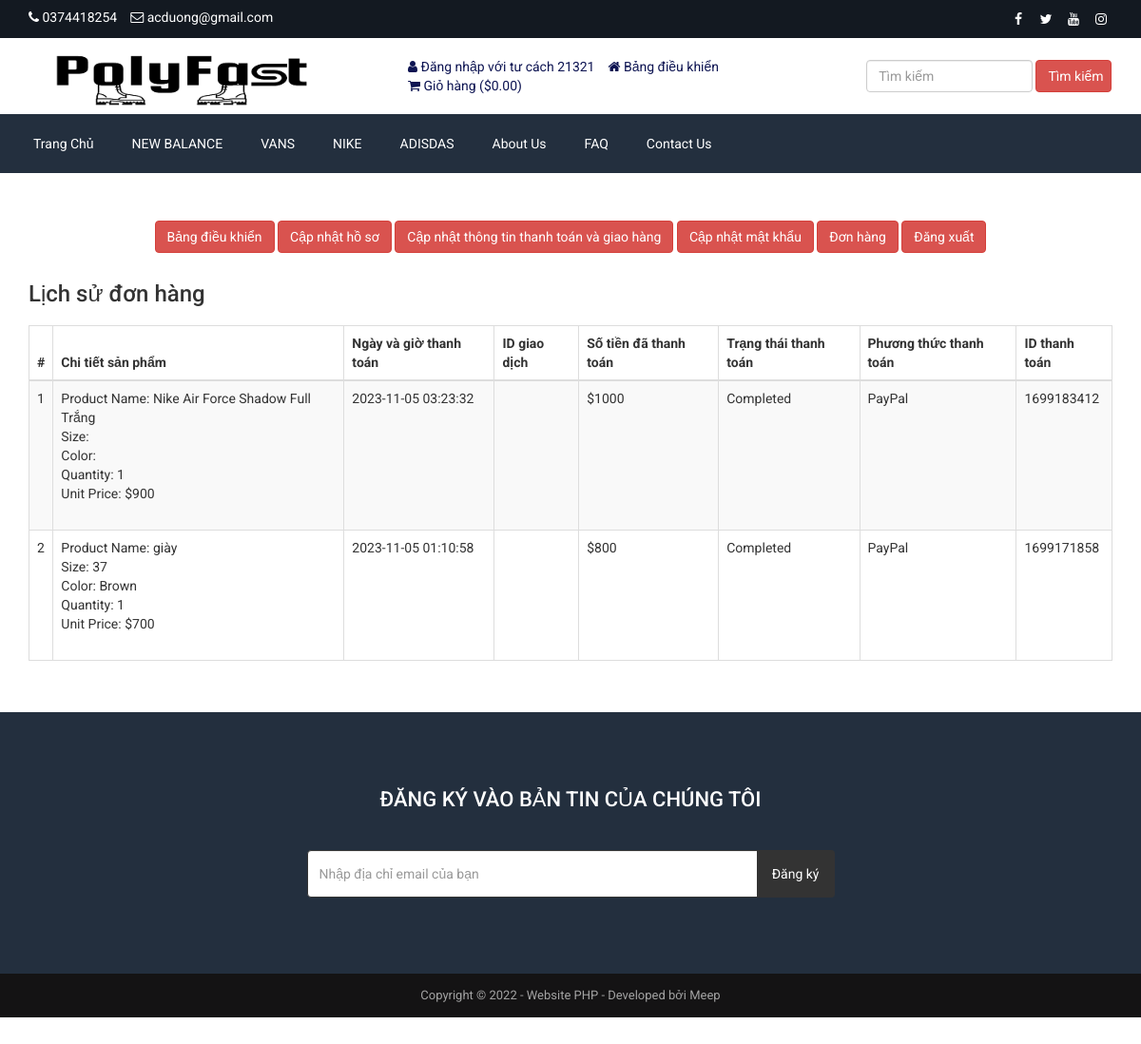
Screenshot of /customer-order.php (signed in) with the database file from the repository.
### tables this page shows
CREATE TABLE `tbl_settings` (
  `id` int(11) NOT NULL,
  `logo` varchar(255) NOT NULL,
  `favicon` varchar(255) NOT NULL,
  `footer_about` text NOT NULL,
  `footer_copyright` text NOT NULL,
  `contact_address` text NOT NULL,
  `contact_email` varchar(255) NOT NULL,
  `contact_phone` varchar(255) NOT NULL,
  `contact_fax` varchar(255) NOT NULL,
  `contact_map_iframe` text NOT NULL,
  `receive_email` varchar(255) NOT NULL,
  `receive_email_subject` varchar(255) NOT NULL,
  `receive_email_thank_you_message` text NOT NULL,
  `forget_password_message` text NOT NULL,
  `total_recent_post_footer` int(10) NOT NULL,
  `total_popular_post_footer` int(10) NOT NULL,
  `total_recent_post_sidebar` int(11) NOT NULL,
  `total_popular_post_sidebar` int(11) NOT NULL,
  `total_featured_product_home` int(11) NOT NULL,
  `total_latest_product_home` int(11) NOT NULL,
  `total_popular_product_home` int(11) NOT NULL,
  `meta_title_home` text NOT NULL,
  `meta_keyword_home` text NOT NULL,
  `meta_description_home` text NOT NULL,
  `banner_login` varchar(255) NOT NULL,
  `banner_registration` varchar(255) NOT NULL,
  `banner_forget_password` varchar(255) NOT NULL,
  `banner_reset_password` varchar(255) NOT NULL,
  `banner_search` varchar(255) NOT NULL,
  `banner_cart` varchar(255) NOT NULL,
  `banner_checkout` varchar(255) NOT NULL,
  `banner_product_category` varchar(255) NOT NULL,
  `banner_blog` varchar(255) NOT NULL,
  `cta_title` varchar(255) NOT NULL,
  `cta_content` text NOT NULL,
  `cta_read_more_text` varchar(255) NOT NULL,
  `cta_read_more_url` varchar(255) NOT NULL,
  `cta_photo` varchar(255) NOT NULL,
  `featured_product_title` varchar(255) NOT NULL,
  `featured_product_subtitle` varchar(255) NOT NULL,
  `latest_product_title` varchar(255) NOT NULL,
  `latest_product_subtitle` varchar(255) NOT NULL,
  `popular_product_title` varchar(255) NOT NULL,
  `popular_product_subtitle` varchar(255) NOT NULL,
  `testimonial_title` varchar(255) NOT NULL,
  `testimonial_subtitle` varchar(255) NOT NULL,
  `testimonial_photo` varchar(255) NOT NULL,
  `blog_title` varchar(255) NOT NULL,
  `blog_subtitle` varchar(255) NOT NULL,
  `newsletter_text` text NOT NULL,
  `paypal_email` varchar(255) NOT NULL,
  `stripe_public_key` varchar(255) NOT NULL,
  `stripe_secret_key` varchar(255) NOT NULL,
  `bank_detail` text NOT NULL,
  `before_head` text NOT NULL,
  `after_body` text NOT NULL,
  `before_body` text NOT NULL,
  `home_service_on_off` int(11) NOT NULL,
  `home_welcome_on_off` int(11) NOT NULL,
  `home_featured_product_on_off` int(11) NOT NULL,
  `home_latest_product_on_off` int(11) NOT NULL,
  `home_popular_product_on_off` int(11) NOT NULL,
  `home_testimonial_on_off` int(11) NOT NULL,
  `home_blog_on_off` int(11) NOT NULL,
  `newsletter_on_off` int(11) NOT NULL,
  `ads_above_welcome_on_off` int(1) NOT NULL,
  `ads_above_featured_product_on_off` int(1) NOT NULL,
  `ads_above_latest_product_on_off` int(1) NOT NULL,
  `ads_above_popular_product_on_off` int(1) NOT NULL,
  `ads_above_testimonial_on_off` int(1) NOT NULL,
  `ads_category_sidebar_on_off` int(1) NOT NULL
);

CREATE TABLE `tbl_social` (
  `social_id` int(11) NOT NULL,
  `social_name` varchar(30) NOT NULL,
  `social_url` varchar(255) NOT NULL,
  `social_icon` varchar(30) NOT NULL
);

CREATE TABLE `tbl_top_category` (
  `tcat_id` int(11) NOT NULL,
  `tcat_name` varchar(255) NOT NULL,
  `show_on_menu` int(1) NOT NULL
);

CREATE TABLE `tbl_page` (
  `id` int(11) NOT NULL,
  `about_title` varchar(255) NOT NULL,
  `about_content` text NOT NULL,
  `about_banner` varchar(255) NOT NULL,
  `about_meta_title` varchar(255) NOT NULL,
  `about_meta_keyword` text NOT NULL,
  `about_meta_description` text NOT NULL,
  `faq_title` varchar(255) NOT NULL,
  `faq_banner` varchar(255) NOT NULL,
  `faq_meta_title` varchar(255) NOT NULL,
  `faq_meta_keyword` text NOT NULL,
  `faq_meta_description` text NOT NULL,
  `blog_title` varchar(255) NOT NULL,
  `blog_banner` varchar(255) NOT NULL,
  `blog_meta_title` varchar(255) NOT NULL,
  `blog_meta_keyword` text NOT NULL,
  `blog_meta_description` text NOT NULL,
  `contact_title` varchar(255) NOT NULL,
  `contact_banner` varchar(255) NOT NULL,
  `contact_meta_title` varchar(255) NOT NULL,
  `contact_meta_keyword` text NOT NULL,
  `contact_meta_description` text NOT NULL,
  `pgallery_title` varchar(255) NOT NULL,
  `pgallery_banner` varchar(255) NOT NULL,
  `pgallery_meta_title` varchar(255) NOT NULL,
  `pgallery_meta_keyword` text NOT NULL,
  `pgallery_meta_description` text NOT NULL,
  `vgallery_title` varchar(255) NOT NULL,
  `vgallery_banner` varchar(255) NOT NULL,
  `vgallery_meta_title` varchar(255) NOT NULL,
  `vgallery_meta_keyword` text NOT NULL,
  `vgallery_meta_description` text NOT NULL
);

CREATE TABLE `tbl_payment` (
  `id` int(11) NOT NULL,
  `customer_id` int(11) NOT NULL,
  `customer_name` varchar(255) NOT NULL,
  `customer_email` varchar(255) NOT NULL,
  `payment_date` varchar(50) NOT NULL,
  `txnid` varchar(255) NOT NULL,
  `paid_amount` int(11) NOT NULL,
  `card_number` varchar(50) NOT NULL,
  `card_cvv` varchar(10) NOT NULL,
  `card_month` varchar(10) NOT NULL,
  `card_year` varchar(10) NOT NULL,
  `bank_transaction_info` text NOT NULL,
  `payment_method` varchar(20) NOT NULL,
  `payment_status` varchar(25) NOT NULL,
  `shipping_status` varchar(20) NOT NULL,
  `payment_id` varchar(255) NOT NULL
);

CREATE TABLE `tbl_order` (
  `id` int(11) NOT NULL,
  `product_id` int(11) NOT NULL,
  `product_name` varchar(255) NOT NULL,
  `size` varchar(100) NOT NULL,
  `color` varchar(100) NOT NULL,
  `quantity` varchar(50) NOT NULL,
  `unit_price` varchar(50) NOT NULL,
  `payment_id` varchar(255) NOT NULL
);

### customer-order.php (the view, shortened to what the rows shown need)
<?php require_once('header.php'); ?>
<div class="page">
    <div class="container">
        <div class="row">
            <div class="col-md-12">
                <div class="user-content">
                    <div class="table-responsive">
                        <table class="table table-bordered table-striped table-hover">
                            <thead>
                                <tr>
                                    <th><?php echo '#' ?></th>
                                    <th><?php echo LANG_VALUE_48; ?></th>
                                    <th><?php echo LANG_VALUE_27; ?></th>
                                    <th><?php echo LANG_VALUE_28; ?></th>
                                    <th><?php echo LANG_VALUE_29; ?></th>
                                    <th><?php echo LANG_VALUE_30; ?></th>
                                    <th><?php echo LANG_VALUE_31; ?></th>
                                    <th><?php echo LANG_VALUE_32; ?></th>
                                </tr>
                            </thead>
                            <tbody>
            <?php
            $limit = 10;
            $page = @$_GET['page'];
            if($page)
                $start = ($page - 1) * $limit;
            else
                $start = 0;
            $statement = $pdo->prepare("SELECT * FROM tbl_payment WHERE customer_email=? ORDER BY id DESC LIMIT $start, $limit");
            $statement->execute(array($_SESSION['customer']['cust_email']));
            $result = $statement->fetchAll(PDO::FETCH_ASSOC);
            if ($page == 0) $page = 1;
            ?>
                                <?php
                                $tip = $page*10-10;
                                foreach ($result as $row) {
                                    $tip++;
                                    ?>
                                    <tr>
                                        <td><?php echo $tip; ?></td>
                                        <td>
                                            <?php
                                            $statement1 = $pdo->prepare("SELECT * FROM tbl_order WHERE payment_id=?");
                                            $statement1->execute(array($row['payment_id']));
                                            $result1 = $statement1->fetchAll(PDO::FETCH_ASSOC);
                                            foreach ($result1 as $row1) {
                                                echo 'Product Name: '.$row1['product_name'];
                                                echo '<br>Size: '.$row1['size'];
                                                echo '<br>Color: '.$row1['color'];
                                                echo '<br>Quantity: '.$row1['quantity'];
                                                echo '<br>Unit Price: $'.$row1['unit_price'];
                                                echo '<br><br>';
                                            }
                                            ?>
                                        </td>
                                        <td><?php echo $row['payment_date']; ?></td>
                                        <td><?php echo $row['txnid']; ?></td>
                                        <td><?php echo '$'.$row['paid_amount']; ?></td>
                                        <td><?php echo $row['payment_status']; ?></td>
                                        <td><?php echo $row['payment_method']; ?></td>
                                        <td><?php echo $row['payment_id']; ?></td>
                                    </tr>
                                    <?php
                                }
                                ?>
                            </tbody>
                        </table>
                </div>
            </div>
        </div>
    </div>
</div>
<?php require_once('footer.php'); ?>

### header.php (shortened to what the rows shown need)
<?php
include("admin/inc/config.php");
$statement = $pdo->prepare("SELECT * FROM tbl_settings WHERE id=1");
$statement->execute();
$result = $statement->fetchAll(PDO::FETCH_ASSOC);
foreach ($result as $row)
{
	$logo = $row['logo'];
	$contact_email = $row['contact_email'];
	$contact_phone = $row['contact_phone'];
}
?>
<!DOCTYPE html>
<html lang="en" >
<head>
	<link rel="stylesheet" href="assets/css/bootstrap.min.css">
	<link rel="stylesheet" href="assets/css/font-awesome.min.css">
	<link rel="stylesheet" href="assets/css/owl.carousel.min.css">
	<link rel="stylesheet" href="assets/css/owl.theme.default.min.css">
	<link rel="stylesheet" href="assets/css/jquery.bxslider.min.css">
    <link rel="stylesheet" href="assets/css/magnific-popup.css">
    <link rel="stylesheet" href="assets/css/rating.css">
	<link rel="stylesheet" href="assets/css/spacing.css">
	<link rel="stylesheet" href="assets/css/bootstrap-touch-slider.css">
	<link rel="stylesheet" href="assets/css/animate.min.css">
	<link rel="stylesheet" href="assets/css/tree-menu.css">
	<link rel="stylesheet" href="assets/css/select2.min.css">
	<link rel="stylesheet" href="assets/css/main.css">
	<link rel="stylesheet" href="assets/css/responsive.css">
	<?php
	$statement = $pdo->prepare("SELECT * FROM tbl_page WHERE id=1");
	$statement->execute();
	$result = $statement->fetchAll(PDO::FETCH_ASSOC);
		?>
</head>
<body>
<div class="top">
	<div class="container">
		<div class="row">
			<div class="col-md-6 col-sm-6 col-xs-12">
				<div class="left">
					<ul>
						<li><i class="fa fa-phone"></i> <?php echo $contact_phone; ?></li>
						<li><i class="fa fa-envelope-o"></i> <?php echo $contact_email; ?></li>
					</ul>
				</div>
			</div>
			<div class="col-md-6 col-sm-6 col-xs-12">
				<div class="right">
					<ul>
						<?php
						$statement = $pdo->prepare("SELECT * FROM tbl_social");
						$statement->execute();
						$result = $statement->fetchAll(PDO::FETCH_ASSOC);
						foreach ($result as $row) {
							?>
							<?php if($row['social_url'] != ''): ?>
							<li><a href="<?php echo $row['social_url']; ?>"><i class="<?php echo $row['social_icon']; ?>"></i></a></li>
							<?php endif; ?>
							<?php
						}
						?>
					</ul>
				</div>
			</div>
		</div>
	</div>
</div>
<div class="header">
	<div class="container">
		<div class="row inner">
			<div class="col-md-4 logo">
				<a href="index.php"><img src="assets/uploads/<?php echo $logo; ?>" alt="logo image"></a>
			</div>
		</div>
	</div>
</div>
<div class="nav">
	<div class="container">
		<div class="row">
			<div class="col-md-12 pl_0 pr_0">
				<div class="menu-container">
					<div class="menu">
						<ul>
							<?php
							$statement = $pdo->prepare("SELECT * FROM tbl_top_category WHERE show_on_menu=1");
							$statement->execute();
							$result = $statement->fetchAll(PDO::FETCH_ASSOC);
							foreach ($result as $row) {
								?>
								<li><a href="product-category.php?id=<?php echo $row['tcat_id']; ?>&type=top-category"><?php echo $row['tcat_name']; ?></a>
								</li>
								<?php
							}
							?>
							<?php
							$statement = $pdo->prepare("SELECT * FROM tbl_page WHERE id=1");
							$statement->execute();
							$result = $statement->fetchAll(PDO::FETCH_ASSOC);
							foreach ($result as $row) {
								$about_title = $row['about_title'];
								$faq_title = $row['faq_title'];
								$contact_title = $row['contact_title'];
							}
							?>
							<li><a href="about.php"><?php echo $about_title; ?></a></li>
							<li><a href="faq.php"><?php echo $faq_title; ?></a></li>
							<li><a href="contact.php"><?php echo $contact_title; ?></a></li>
						</ul>
					</div>
				</div>
			</div>
		</div>
	</div>
</div>

### footer.php (shortened to what the rows shown need)
<?php
$statement = $pdo->prepare("SELECT * FROM tbl_settings WHERE id=1");
$statement->execute();
$result = $statement->fetchAll(PDO::FETCH_ASSOC);
foreach ($result as $row)
{
	$footer_copyright = $row['footer_copyright'];
    $newsletter_on_off = $row['newsletter_on_off'];
}
?>
<?php if($newsletter_on_off == 1): ?>
<section class="home-newsletter">
	<div class="container">
		<div class="row">
			<div class="col-md-6 col-md-offset-3">
				<div class="single">
				<form action="" method="post">
					<h2><?php echo LANG_VALUE_93; ?></h2>
				</div>
			</div>
		</div>
	</div>
</section>
<?php endif; ?>
<div class="footer-bottom">
	<div class="container">
		<div class="row">
			<div class="col-md-12 copyright">
				<?php echo $footer_copyright; ?>
			</div>
		</div>
	</div>
</div>
</body>
</html>

### rows the page displays
tbl_settings: contact_phone "0374418254", contact_email "acduong@gmail.com", logo (picture), footer_copyright "Copyright © 2022 - Website PHP - Developed bởi Meep"
tbl_top_category: tcat_name "NEW BALANCE"
tbl_top_category: tcat_name "VANS"
tbl_top_category: tcat_name "NIKE"
tbl_top_category: tcat_name "ADISDAS"
tbl_page: about_title "About Us", faq_title "FAQ", contact_title "Contact Us"
tbl_payment: payment_date "2023-11-05 03:23:32", paid_amount "1000", payment_status "Completed", payment_method "PayPal", payment "1699183412"
tbl_order: product_name "Nike Air Force Shadow Full Trắng", quantity "1", unit_price "900"
tbl_payment: payment_date "2023-11-05 01:10:58", paid_amount "800", payment_status "Completed", payment_method "PayPal", payment "1699171858"
tbl_order: product_name "giày", size "37", color "Brown", quantity "1", unit_price "700"

### other values shown
LANG_VALUE_13 "Đăng nhập với tư cách"
$_SESSION['customer']['cust_name'] "21321"
LANG_VALUE_89 "Bảng điều khiển"
LANG_VALUE_18 "Giỏ hàng"
LANG_VALUE_1 "$"
LANG_VALUE_3 "Tìm kiếm"
LANG_VALUE_117 "Cập nhật hồ sơ"
LANG_VALUE_88 "Cập nhật thông tin thanh toán và giao hàng"
LANG_VALUE_99 "Cập nhật mật khẩu"
LANG_VALUE_24 "Đơn hàng"
LANG_VALUE_14 "Đăng xuất"
LANG_VALUE_25 "Lịch sử đơn hàng"
LANG_VALUE_48 "Chi tiết sản phẩm"
LANG_VALUE_27 "Ngày và giờ thanh toán"
LANG_VALUE_28 "ID giao dịch"
